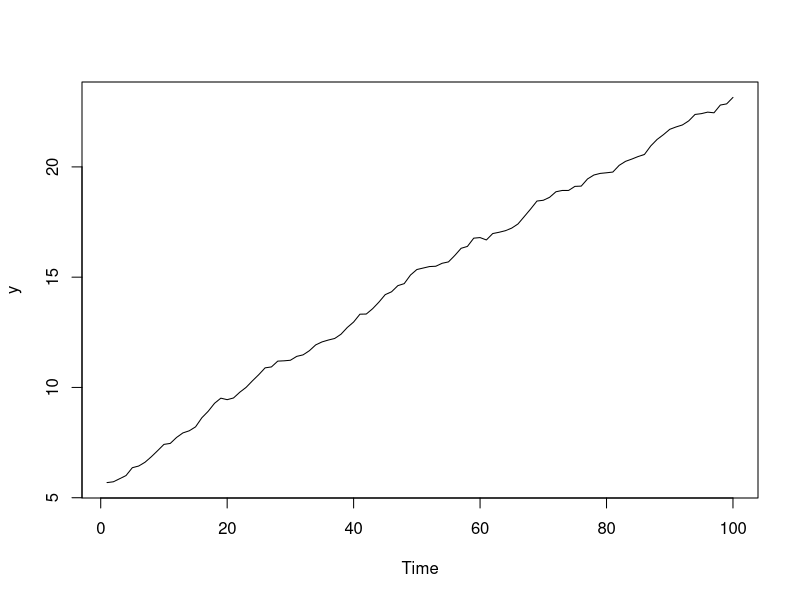

R code for this plot:
# Processo gerador de dados #
    
    # Pacote necessario para simular uma distribuicao normal multivariada
        
        require("MASS")
    
    # Tamanho da amostra
    
        t = 100
    
    # Variancia de epsilon: sigma-epsilon
        
        s.epsilon = 0.003
        H. = s.epsilon
    
    # Matriz de covariancia de eta. Como neste modelo temos dois componentes (nivel e tendencia),
    # temos duas variancias na diagonal da matriz de covariancia de eta (sigma-csi e sigma-zeta)
    
        s.csi = 0.012
        s.zeta = 1.5e-11
        
        # Coloca na matriz
            
            d = c(s.csi, s.zeta)
            
            Q. = matrix(rep(0,length(d)**2), nrow=length(d), ncol=length(d))
            
            for(i in 1:length(d)){
              for (j in 1:length(d)){
                if(i==j){
                  Q.[i,j] = d[i]
                }
              }
            }
    
    # Vetor epsilon
        
        epsilon = rnorm(t,0,H.)
    
    # Matriz eta
        
        eta = t(mvrnorm(t,rep(0,length(d)),Q.))
    
    # Estado inicial - Parametros conhecidos
    
        a1 = as.matrix(c(7.5, 0.0003))
        P1 = diag(2)*2
    
    # Declara a matriz alfa, com 2 colunas: para os componentes de nivel e tendencia.
        
        alfa = matrix(rep(0,length(d)*(t+1)), nrow=length(d), ncol=t+1)
        
    # Primeira observacao - estado inicial
        
        alfa[,1] = mvrnorm(1,a1,P1)
        
    # Cria vetor Z, que determina as variveis que impactam diretamente na equacao das observacoes, 
    # matriz R (chamada matriz de selecao, pois seleciona quais variaveis do vetor alfa sao estocasticas), e 
    # matriz T, que determina as variaveis que formam a equacao de estado, 
    # tudo conforme disposto na pagina 47 do livro
        
        Z. = c(1, 0)
        R. = matrix(c(1,0,0,1), nrow=length(d), ncol=length(d))
        T. = matrix(c(1,0,1,1), nrow=length(d), ncol=length(d))
        
    # Cria o vetor das observacoes 
        
        y = rep(0,t)
    
    # Processo Gerador de Dados
        
        for (i in 1:t){
          
          alfa[,i+1] = T. %*% alfa[,i] + R. %*% eta[,i]
          
          y[i] = Z. %*% alfa[,i] + epsilon[i]
          
        }
      
      # Grafico do processo (y)
        
          ts.plot(y)
